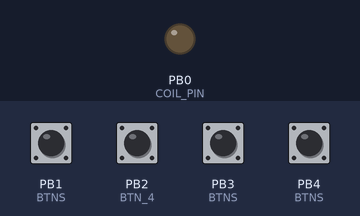
The sketch below on a simulated ATtiny85, built with avr-gcc and run on an emulated ATtiny85. Shown: output pins drawn as LEDs (lit = HIGH). The inputs (shaded band) are chosen by the test bench; at power-on: PB1 (BTNS), PB2 (BTN_4), PB3 (BTNS), PB4 (BTNS) HIGH.

Above: at 1.2 s.
1.3 s: PB1 (BTNS) pulled LOW for 0.15 s
At 1.42 s:
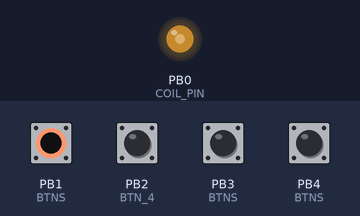
3.0 s: PB2 (BTN_4) pulled LOW for 1 s
At 4.5 s:
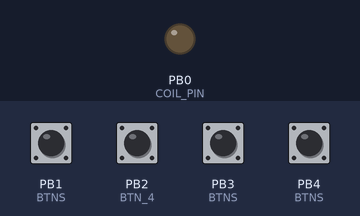
6.0 s: PB3 (BTNS) pulled LOW for 0.15 s
At 6.12 s:
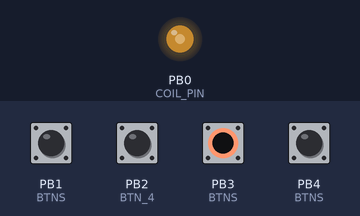
7.7 s: PB4 (BTNS) pulled LOW for 1 s
At 9.3 s:
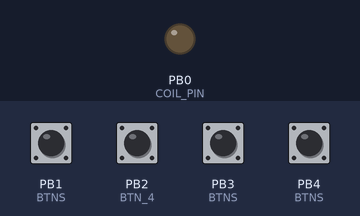
10.7 s: PB1 (BTNS) pulled LOW for 1 s
At 11.54 s:
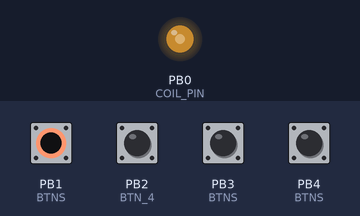
13.7 s: PB2 (BTN_4) pulled LOW for 0.15 s
At 15.1 s:
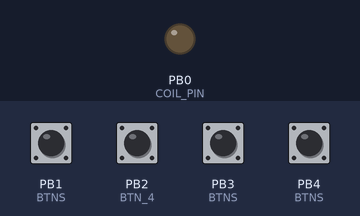
Timing chart, 0 to 16.4 s (numbered marks = the images above; inputs shaded):
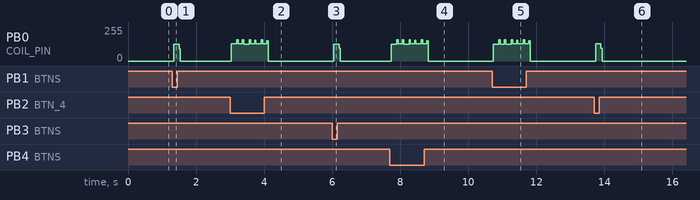

The sketch:

llavero_v3.ino
```cpp
// Emulador EM4100 - ATtiny85 @ 16MHz PLL
// PB0 (pin 5) -> resistencia 10k -> base 2N3904 -> bobina
// Pulsadores: PB1, PB2, PB3, PB4 -> GND (INPUT_PULLUP)
//
// BTN 1-3: emula tarjeta fija (igual que v2)
// BTN 4:   brute force sobre lista de credenciales conocidas
//          itera una por una mientras el boton este presionado
//          cadaframe se transmite N veces antes de pasar a la siguiente

#define COIL_PIN    0   // PB0, pin fisico 5
#define BTN_1       3   // PB3, pin fisico 2
#define BTN_2       4   // PB4, pin fisico 3
#define BTN_3       1   // PB1, pin fisico 6
#define BTN_4       2   // PB2, pin fisico 7

#define HALF_BIT_US 256 // 16MHz PLL interno

// cuantas veces se repite cada credencial antes de pasar a la siguiente
#define REPS_PER_CARD 10

// *** CONFIGURAR ACA LOS 3 IDs FIJOS ***
#define FAC_1  184
#define ID_1   9706

#define FAC_2  200
#define ID_2   1234

#define FAC_3  100
#define ID_3   5678
// ***************************************

struct Card {
  uint16_t facility;
  uint32_t id;
};

const Card CARDS[3] = {
  { FAC_1, ID_1 },
  { FAC_2, ID_2 },
  { FAC_3, ID_3 }
};

const uint8_t BTNS[4] = { BTN_1, BTN_2, BTN_3, BTN_4 };

// *** LISTA DE CREDENCIALES PARA BRUTE FORCE ***
// Completar con los valores relevados de tus tarjetas de prueba
// Formato: { facility, id }
const Card BF_LIST[] = {
  {   0,     0 },
  {   0,     1 },
  { 255, 65535 },
  // --- agregar aca los valores reales ---
};
const uint16_t BF_COUNT = sizeof(BF_LIST) / sizeof(BF_LIST[0]);
// **********************************************

int tag[64];

uint8_t parity_nibble(uint8_t nibble) {
  uint8_t p = 0;
  for (int i = 0; i < 4; i++) p ^= (nibble >> i) & 1;
  return p;
}

void build_em4100_frame(uint16_t facility, uint32_t id) {
  uint8_t data[4] = {
    (uint8_t)((facility >> 8) & 0xFF),
    (uint8_t)( facility       & 0xFF),
    (uint8_t)((id       >> 8) & 0xFF),
    (uint8_t)( id             & 0xFF)
  };

  uint8_t bytes[5] = { 0x06, data[0], data[1], data[2], data[3] };
  uint8_t col_par[4] = {0, 0, 0, 0};
  int idx = 0;

  for (int i = 0; i < 9; i++) tag[idx++] = 1;

  for (int b = 0; b < 5; b++) {
    uint8_t hi = (bytes[b] >> 4) & 0x0F;
    for (int i = 3; i >= 0; i--) {
      uint8_t bit = (hi >> i) & 1;
      tag[idx++] = bit;
      col_par[3 - i] ^= bit;
    }
    tag[idx++] = parity_nibble(hi);

    uint8_t lo = bytes[b] & 0x0F;
    for (int i = 3; i >= 0; i--) {
      uint8_t bit = (lo >> i) & 1;
      tag[idx++] = bit;
      col_par[3 - i] ^= bit;
    }
    tag[idx++] = parity_nibble(lo);
  }

  for (int i = 0; i < 4; i++) tag[idx++] = col_par[i];
  tag[idx++] = 0;
}

void send_manchester_bit(int bit) {
  int m = 1 ^ bit;
  digitalWrite(COIL_PIN, m ? LOW : HIGH);
  delayMicroseconds(HALF_BIT_US);
  digitalWrite(COIL_PIN, m ? HIGH : LOW);
  delayMicroseconds(HALF_BIT_US);
}

void send_frame() {
  for (int rep = 0; rep < 5; rep++) {
    for (int i = 0; i < 64; i++) {
      send_manchester_bit(tag[i]);
    }
  }
}

void do_brute_force() {
  for (uint16_t i = 0; i < BF_COUNT; i++) {
    // Si sueltan el boton, cortar
    if (digitalRead(BTN_4) == HIGH) break;

    build_em4100_frame(BF_LIST[i].facility, BF_LIST[i].id);

    for (int r = 0; r < REPS_PER_CARD; r++) {
      if (digitalRead(BTN_4) == HIGH) break;
      send_frame();
      delay(10);
    }
  }
}

void setup() {
  pinMode(COIL_PIN, OUTPUT);
  digitalWrite(COIL_PIN, LOW);
  for (int i = 0; i < 4; i++) {
    pinMode(BTNS[i], INPUT_PULLUP);
  }
}

void loop() {
  // BTN 1-3: tarjetas fijas
  for (int i = 0; i < 3; i++) {
    if (digitalRead(BTNS[i]) == LOW) {
      build_em4100_frame(CARDS[i].facility, CARDS[i].id);
      while (digitalRead(BTNS[i]) == LOW) {
        send_frame();
        delay(10);
      }
      digitalWrite(COIL_PIN, LOW);
      break;
    }
  }

  // BTN 4: brute force
  if (digitalRead(BTN_4) == LOW) {
    do_brute_force();
    digitalWrite(COIL_PIN, LOW);
  }
}
```

Measured:
- after the input at 1.3 s, PB0 (COIL_PIN): 0/255 → 127/255 at once, → 0/255 0.16 s later
- after the input at 6.0 s, PB0 (COIL_PIN): 0/255 → 127/255 at once, → 0/255 0.16 s later
- after the input at 13.7 s, PB0 (COIL_PIN): 0/255 → 128/255 at once, → 0/255 0.16 s later
